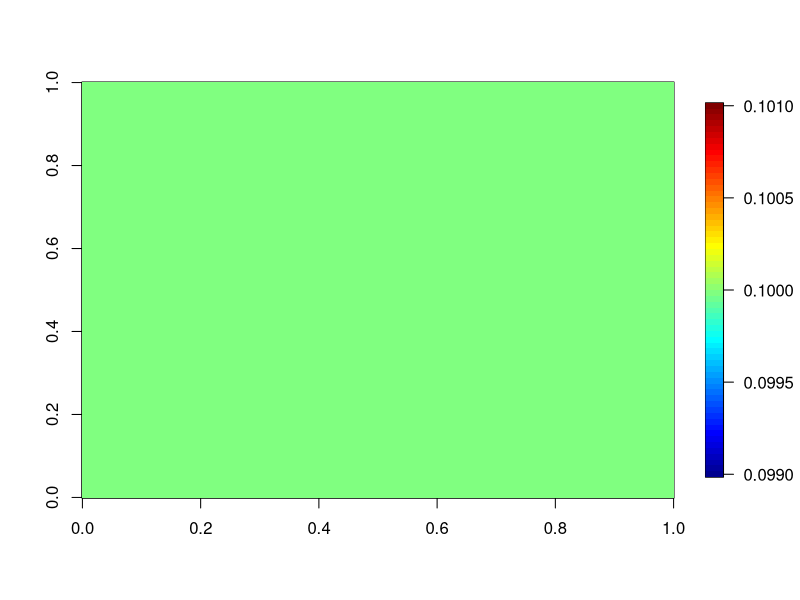

Recreate this plot in R. (Note: this script raises an error after producing the figure.)
library(fields)

rm(list = ls())

# Input
cons.out <- "../../../Data/Transformed/Manufacturing/manufacturingConsumptionFraction_30min_global.RDS"

# Setup
lats <- seq(-89.75, 89.75, by = 0.5)
lons <- seq(-179.75, 179.75, by = 0.5)

# Calculate
cons.map <- array(NA, dim = c(length(lons), length(lats)))
for (x in 1:dim(cons.map)[1]) {
  for (y in 1:dim(cons.map)[2]) {
    cons.map[x, y] <- 0.1
  }
}
image.plot(cons.map)

# Save
dir.create(dirname(cons.out))
saveRDS(cons.map, cons.out)
